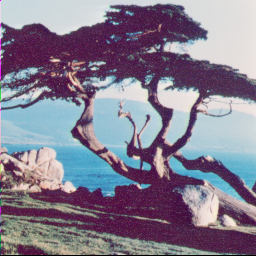
#> input picture lab2/4.1.06.tiff, 256 x 256 px
$ jupyter execute --allow-errors lab2.ipynb
#> lines starting #> are read from the running program, lines starting #| are printed output that depends on the picture; long printed decimals are rounded
# Image Manipulations and Image Spaces

## Tutorial

[cell 1]
import numpy as np
from PIL import Image

# Transform RGB array to Lab array
from skimage.color import rgb2lab, lab2rgb
# Transform RGB to HSV
from skimage.color import rgb2hsv, hsv2rgb

# Histogram equalization on the V channel
from skimage.exposure import equalize_hist

import os
from matplotlib import pyplot as plt
import ipyplot
import pandas as pd

# Part 1

## Utils

[cell 2]
def image_to_array(image : Image) -> np.array:
    return np.array(image, dtype=float)

def array_to_image(arr : np.ndarray) -> Image:
    return Image.fromarray(arr.astype(np.uint8))

# [5 lines left out: function concat_horizontal, not called in this run]

#> (a cell that did not finish here is left out)

## Metric Calculation Functions

### Compute Power

[cell 4]
def compute_power(image_array):
    # Constants
    gamma = 0.7755
    w_0 = 1.48169521e-6
    w_R = 2.13636845e-7
    w_G = 1.77746706e-7
    w_B = 2.14348309e-7

    # Normalize pixel values to rang[0,1]
    image_array = image_array/255.0

    # Extract R,G,B channels
    R = image_array[:,:,0]
    G = image_array[:,:,1]
    B = image_array[:,:,2]

    # Compute pixel-wise power consumption
    P_pixel = w_R*(R**gamma) + w_G * (G ** gamma) + w_B * (B ** gamma)

    P_image = w_0 + np.sum(P_pixel)

    return P_image
#########################################
# Load the image
image_path = "4.1.06.tiff"
#> image_path = '4.1.06.tiff'
image = Image.open(image_path)
#> image is the input picture: PIL image 256x256 RGB; mean R, G, B 132.2, 124.9, 143.3
image_array = np.array(image)

# Compute power consumption
power_consumption = compute_power(image_array)
#> in compute_power, `R = image_array[:,:,0]`:
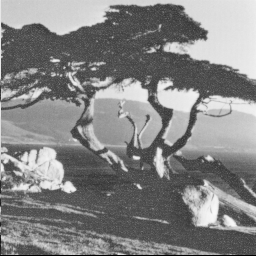
#> R: shape (256, 256) float64; min 0, max 0.976, mean 0.518
#> in compute_power, `G = image_array[:,:,1]`:
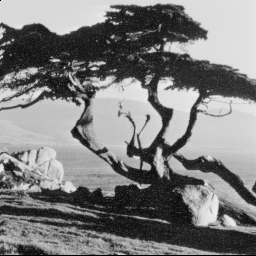
#> G: shape (256, 256) float64; min 0, max 0.929, mean 0.49
#> in compute_power, `B = image_array[:,:,2]`:
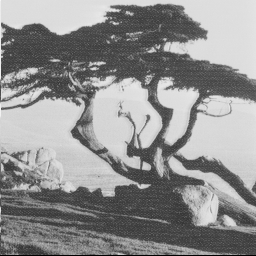
#> B: shape (256, 256) float64; min 0, max 0.965, mean 0.562
#> in compute_power, `P_pixel = w_R*(R**gamma) + w_G * (G ** gamma) + w_B * (B ** gamma)`:
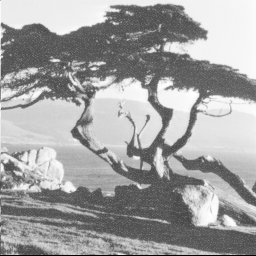
#> P_pixel: shape (256, 256) float64; min 0, max 5.68e-07, mean 3.59e-07; drawn with min black and max white
#> in compute_power, `P_image = w_0 + np.sum(P_pixel)`: P_image = 0.0235
#> power_consumption = 0.0235

# Display the result
print(f"Power consumption for the image: {power_consumption:.10f}")
#| Power consumption for the image: 0.02353
